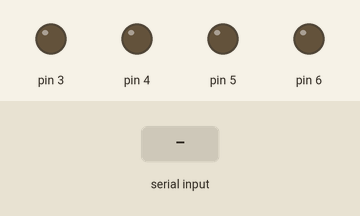
This sketch was run on a simulated Arduino Uno, built with avr-gcc and run on an emulated ATmega328P. Shown: output pins drawn as LEDs (lit = HIGH). The test bench sets the inputs (shaded band).

Above: at 1.2 s.
1.3 s: "1" received over Serial
At 2.2 s:
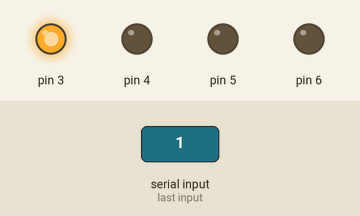
2.8 s: "2" received over Serial
At 3.3 s:
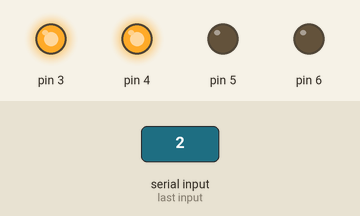
4.3 s: "3" received over Serial
At 5.5 s:
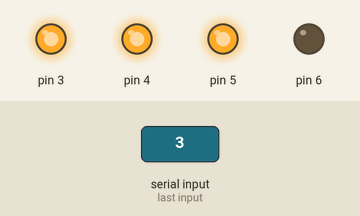
5.8 s: "4" received over Serial
At 6.8 s:
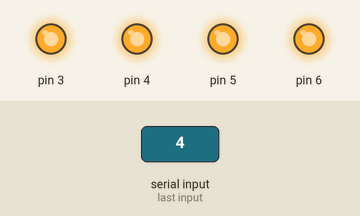
7.3 s: "0" received over Serial
At 8.0 s:
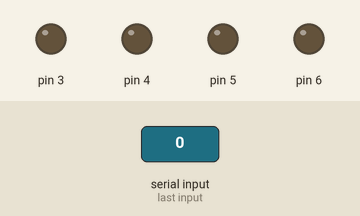
8.8 s: "2" received over Serial
At 9.1 s:
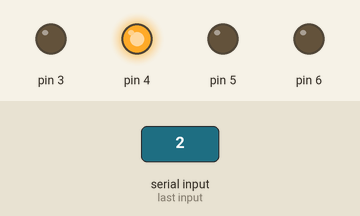
Timing chart, 0 to 11.3 s (numbered marks = the images above; inputs shaded):
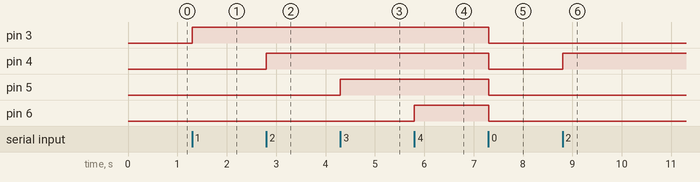

Measured:
- after the input at 1.3 s, pin 3: LOW → HIGH at once
- after the input at 2.8 s, pin 4: LOW → HIGH at once
- after the input at 4.3 s, pin 5: LOW → HIGH at once
- after the input at 5.8 s, pin 6: LOW → HIGH at once
- after the input at 7.3 s, pin 3–6: HIGH → LOW at once
- after the input at 8.8 s, pin 4: LOW → HIGH at once

The sketch:

uart_receiver.ino
```cpp
void setup() {
  Serial.begin(9600);
  init_pins();
  reset_pins();
}

void loop() {
  if (Serial.available() > 0) {
    char c = Serial.read();  //gets one byte from serial buffer
    if (c == '1') {
      digitalWrite(3, HIGH);
    }
    else if (c == '2') {
      digitalWrite(4, HIGH);
    }
    else if (c == '3') {
      digitalWrite(5, HIGH);
    }
    else if (c == '4') {
      digitalWrite(6, HIGH);
    }
    else if (c == '0') {
      reset_pins();
    }
  }
}
void init_pins() {
  pinMode(3, OUTPUT);
  pinMode(4, OUTPUT);
  pinMode(5, OUTPUT);
  pinMode(6, OUTPUT);
}

void reset_pins() {
  digitalWrite(3, LOW);
  digitalWrite(4, LOW);
  digitalWrite(5, LOW);
  digitalWrite(6, LOW);
}
```
